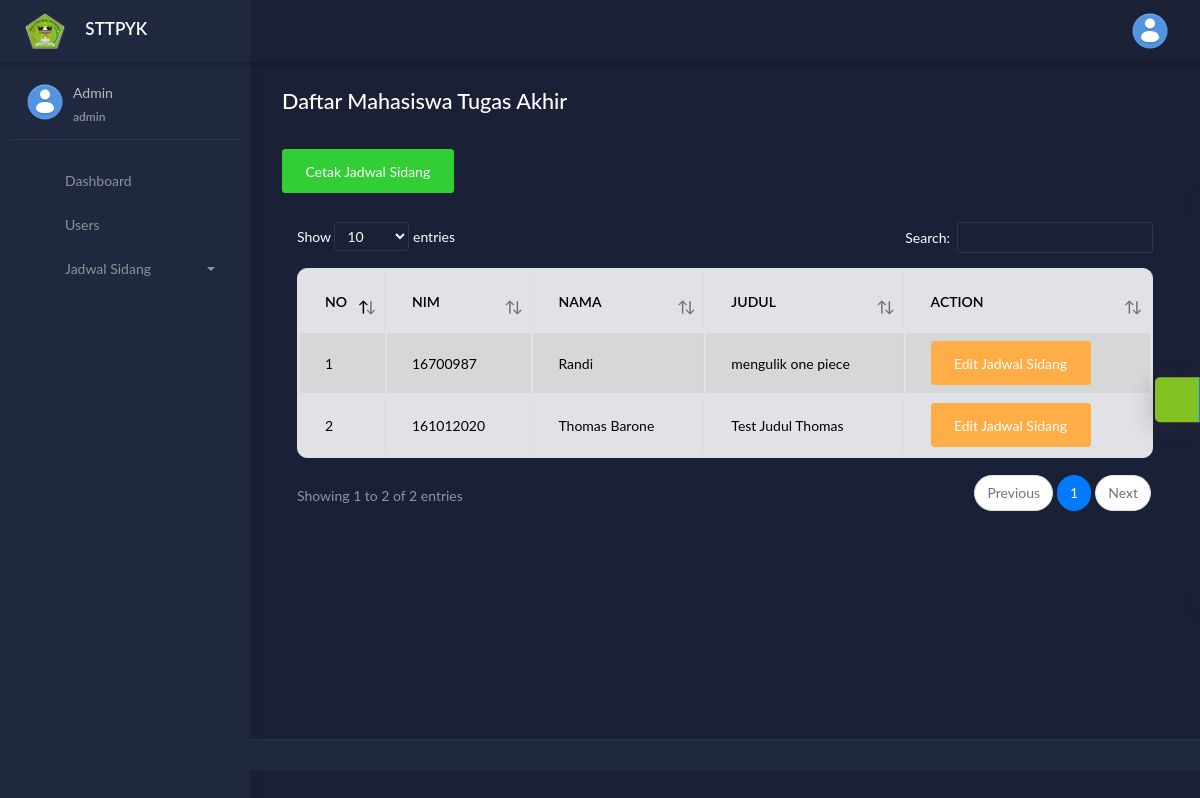
/index.php/admin/sidang/sidang_alat, run on the app's committed database.
### tables this page shows
CREATE TABLE `mahasiswa` (
  `id_mahasiswa` int(11) NOT NULL,
  `id_user` int(11) NOT NULL,
  `nama_mahasiswa` varchar(100) NOT NULL,
  `no_tlp` varchar(20) NOT NULL,
  `judul_ta` varchar(255) NOT NULL,
  `bimbingan1` varchar(255) NOT NULL,
  `bimbingan2` varchar(255) NOT NULL,
  `status_mahasiswa` int(11) NOT NULL DEFAULT 0,
  `status_update` timestamp NOT NULL DEFAULT current_timestamp() ON UPDATE current_timestamp()
);

CREATE TABLE `users` (
  `id_user` int(11) NOT NULL,
  `email` varchar(100) NOT NULL,
  `no_induk` varchar(100) NOT NULL,
  `password` varchar(100) NOT NULL,
  `akses_level` varchar(100) NOT NULL DEFAULT 'mahasiswa'
);

### application/views/admin/layout/content.php (called while the page is built)
<?php
if ($isi)
{
	$this->load->view($isi);
}
 ?>

### application/controllers/admin/Sidang.php (called while the page is built, shortened)
<?php
class Sidang extends CI_Controller {
	public function __construct()
	{
		$this->load->model('mahasiswa_model');
		$this->load->model('dosen_model');
		$this->load->model('sidang_model');
	}
	public function sidang_alat()
	{
		$mhs = $this->mahasiswa_model->listing_mhs();
		$data = array(	'title' 	=> 'Daftar Mahasiswa Tugas Akhir',
						'mhs'	=> $mhs,
						'isi'		=> 'admin/sidang/list'
						);
		$this->load->view('admin/layout/wrapper', $data, FALSE);
	}
}

### index.php (called while the page is built, shortened)
<?php
require_once BASEPATH.'core/CodeIgniter.php';

### application/models/Mahasiswa_model.php (called while the page is built, shortened)
<?php
class Mahasiswa_model extends CI_Model {
		public function listing_mhs()
		{
			$this->db->select('users.no_induk, mahasiswa.nama_mahasiswa, mahasiswa.judul_ta, mahasiswa.id_mahasiswa, sidang_alat.jadwal_sidang_alat, mahasiswa.*');
			$this->db->from('mahasiswa');
			$this->db->join('users', 'users.id_user = mahasiswa.id_user', 'left');
			$this->db->join('sidang_alat', 'sidang_alat.id_mahasiswa = mahasiswa.id_mahasiswa', 'left');
			$this->db->order_by('mahasiswa.nama_mahasiswa', 'ASC');
			$query = $this->db->get();
			return $query->result();
		}
}

### application/views/admin/sidang/list.php (the view)
<h2 style="color:white;"><?=$title?></h2>
<hr>
<section class="content">
<a href="<?=base_url('admin/sidang/cetak_jadwal_sidang_sa');?>" class="btn btn-success" target="_blink" style="margin-bottom: 29px;"><i class="fa fa-print"></i> Cetak Jadwal Sidang</a>
<br>
<table id="example1" class="table table-bordered table-striped">
    <thead>
    <tr>
      <th>NO</th>
      <th>NIM</th>
      <th>NAMA</th>
      <th>JUDUL</th>
      <th>ACTION</th>
    </tr>
    </thead>
    <tbody>
    <?php $no=1; foreach ($mhs as $i ) { ?>
    <?php if(!$i->no_induk || $i->no_induk == ''): ?>
    <?php else: ?>
    <tr>
      <td><?php echo $no++ ?></td>
      <td><?php echo $i->no_induk ?></td>
      <td><?php echo $i->nama_mahasiswa ?></td>
      <td><?php echo $i->judul_ta ?></td>
      <?php if(!$i->judul_ta || !$i->bimbingan1 || !$i->bimbingan2 || $i->judul_ta == '' || $i->bimbingan1 == '' || $i->bimbingan2 == ''): ?>
      <td><i class="fa fa-close"></i> Data sidang mahasiswa belum lengkap</td>
      <?php elseif($i->jadwal_sidang_alat): ?>
      <td><a href="<?php echo base_url('admin/sidang/jadwal_sa/'.$i->id_mahasiswa) ?>" class="btn btn-warning"><i class="fa fa-calendar"></i> Edit Jadwal Sidang</a></td>
      <?php else: ?>
      <td><a href="<?php echo base_url('admin/sidang/jadwal_sa/'.$i->id_mahasiswa) ?>" class="btn btn-info"><i class="fa fa-calendar"></i> Set Jadwal Sidang</a></td>
      <?php endif; ?>
    </tr>
      <?php endif; ?>
<?php } ?>
  </tbody>
</table>
</section>

### application/views/admin/layout/wrapper.php (style rules this page uses)
.table-bordered { background: #ffffffde; color: black; border-radius: 10px; }

### data on the page
mahasiswa: id_user.no_induk "16700987", nama_mahasiswa "Randi", judul_ta "mengulik one piece"
mahasiswa: id_user.no_induk "161012020", nama_mahasiswa "Thomas Barone", judul_ta "Test Judul Thomas"

### other printed values
$user "Admin"
$email "admin"
$title "Daftar Mahasiswa Tugas Akhir"
